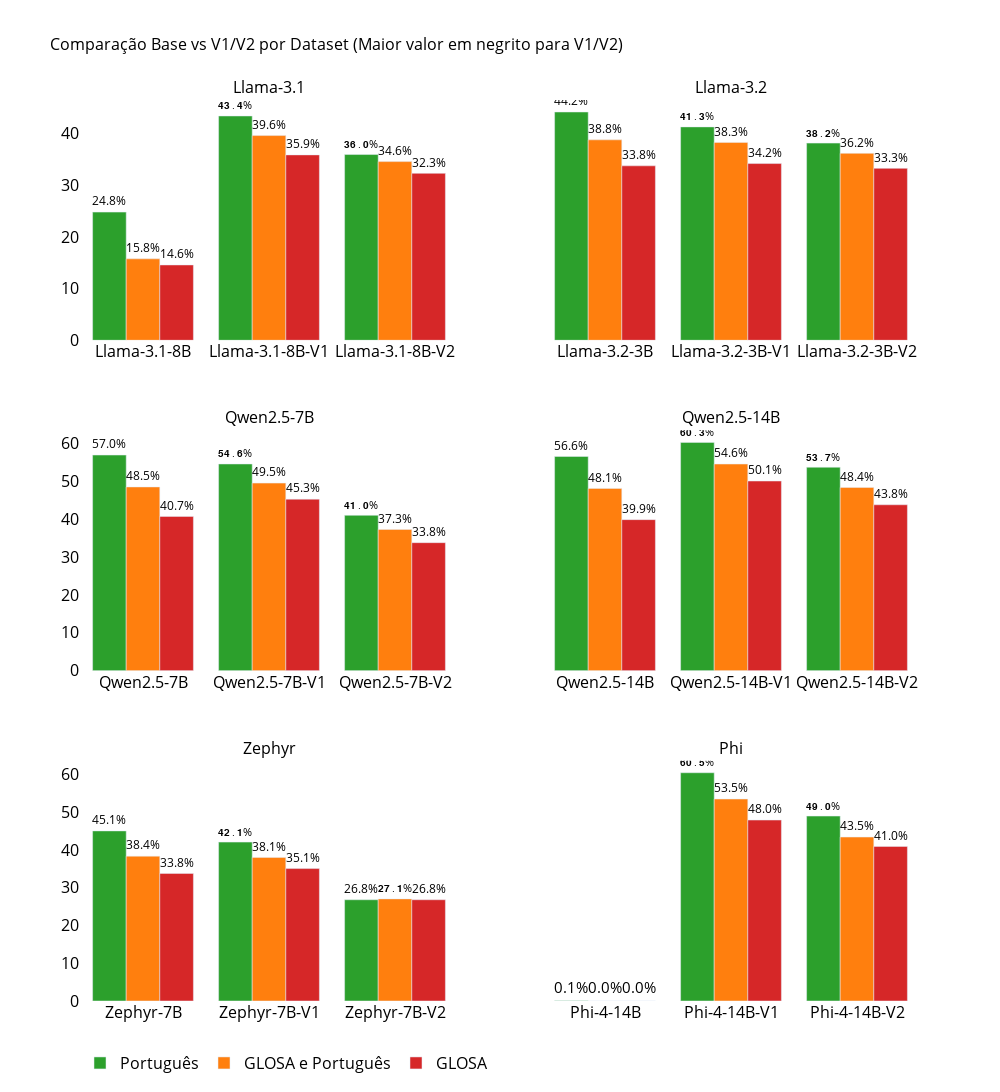

The code cell stored with this chart in its notebook:
### Markdown cell above
# Com Fine tune: V1 e V2

### Code cell
import pandas as pd
import plotly.graph_objects as go
from plotly.subplots import make_subplots

# === CONFIG ===
ordem_datasets = ["Português", "GLOSA e Português", "GLOSA"]
cores_datasets = {
    "Português": "#2ca02c",
    "GLOSA e Português": "#ff7f0e",
    "GLOSA": "#d62728"
}
familias = [
    "Llama-3.1",
    "Llama-3.2",
    "Qwen2.5-7B",
    "Qwen2.5-14B",
    "Zephyr",
    "Phi"
]

# === FUNÇÃO PARA TRANSFORMAR EM NEGRITO (UNICODE) ===
def bold_unicode(text):
    bold_nums = str.maketrans("0123456789.", "𝟬𝟭𝟮𝟯𝟰𝟱𝟲𝟳𝟴𝟵․")
    return text.translate(bold_nums)

# === SUBPLOTS ===
fig = make_subplots(
    rows=3, cols=2,
    subplot_titles=familias,
    shared_yaxes=True,
    vertical_spacing=0.1,
    horizontal_spacing=0.1
)

# Para controlar quais legendas já apareceram
legendas_adicionadas = set()

# === LOOP POR FAMÍLIA ===
for idx, familia in enumerate(familias):
    row = idx // 2 + 1
    col = idx % 2 + 1

    df_fam = df_result_final[
        (df_result_final["modelos"].str.startswith(familia)) &
        (df_result_final["dataset"].isin(ordem_datasets))
    ].copy()

    if df_fam.empty:
        continue

    df_grouped = df_fam.groupby(["modelos", "dataset"], as_index=False)["pct_acertos"].mean().fillna(0)
    modelos_ordenados = sorted(df_grouped["modelos"].unique())

    for modelo in modelos_ordenados:
        df_modelo = df_grouped[df_grouped["modelos"] == modelo]

        destaque = "-V1" in modelo or "-V2" in modelo
        valor_max = df_modelo["pct_acertos"].max() if destaque else None

        for dataset in ordem_datasets:
            df_ds = df_modelo[df_modelo["dataset"] == dataset]
            if df_ds.empty:
                continue

            valor = df_ds.iloc[0]["pct_acertos"]
            texto = f"{valor:.1f}%"
            if destaque and valor == valor_max:
                texto = bold_unicode(texto)

            # Só mostra legenda se for a 1ª vez que este dataset aparece
            showlegend = False if dataset in legendas_adicionadas else True
            legendas_adicionadas.add(dataset)

            fig.add_trace(
                go.Bar(
                    x=[modelo],
                    y=[valor],
                    name=dataset,
                    showlegend=showlegend,
                    marker_color=cores_datasets[dataset],
                    text=[texto],
                    textposition="outside",
                    textfont=dict(size=16),  # correto!
                    offsetgroup=dataset
                ),
                row=row, col=col
            )

    fig.update_xaxes(
        categoryorder="array",
        categoryarray=modelos_ordenados,
        tickangle=0,
        row=row, col=col
    )

# === LAYOUT FINAL ===
fig.update_layout(
    barmode="group",
    height=1300,
    width=1000,
    plot_bgcolor="white",
    paper_bgcolor="white",
    font=dict(color="black", size=16),
    legend=dict(
        orientation="h",
        yanchor="top",
        y=-0.05,
        xanchor="left",
        x=0,
        font=dict(size=16)
    ),
    title_text="Comparação Base vs V1/V2 por Dataset (Maior valor em negrito para V1/V2)",
    title_font=dict(size=16)
)

fig.show()

### Figure 1 — Plotly figure (JSON) as saved in the notebook; plotly's stock layout.template omitted (floating-point values rounded to 4 significant figures)
{"data": [{"marker": {"color": "#2ca02c"}, "name": "Português", "offsetgroup": "Português", "showlegend": true, "text": ["24.8%"], "textfont": {"size": 16}, "textposition": "outside", "type": "bar", "x": ["Llama-3.1-8B"], "xaxis": "x", "y": [24.81], "yaxis": "y"}, {"marker": {"color": "#ff7f0e"}, "name": "GLOSA e Português", "offsetgroup": "GLOSA e Português", "showlegend": true, "text": ["15.8%"], "textfont": {"size": 16}, "textposition": "outside", "type": "bar", "x": ["Llama-3.1-8B"], "xaxis": "x", "y": [15.76], "yaxis": "y"}, {"marker": {"color": "#d62728"}, "name": "GLOSA", "offsetgroup": "GLOSA", "showlegend": true, "text": ["14.6%"], "textfont": {"size": 16}, "textposition": "outside", "type": "bar", "x": ["Llama-3.1-8B"], "xaxis": "x", "y": [14.58], "yaxis": "y"}, {"marker": {"color": "#2ca02c"}, "name": "Português", "offsetgroup": "Português", "showlegend": false, "text": ["𝟰𝟯․𝟰%"], "textfont": {"size": 16}, "textposition": "outside", "type": "bar", "x": ["Llama-3.1-8B-V1"], "xaxis": "x", "y": [43.42], "yaxis": "y"}, {"marker": {"color": "#ff7f0e"}, "name": "GLOSA e Português", "offsetgroup": "GLOSA e Português", "showlegend": false, "text": ["39.6%"], "textfont": {"size": 16}, "textposition": "outside", "type": "bar", "x": ["Llama-3.1-8B-V1"], "xaxis": "x", "y": [39.63], "yaxis": "y"}, {"marker": {"color": "#d62728"}, "name": "GLOSA", "offsetgroup": "GLOSA", "showlegend": false, "text": ["35.9%"], "textfont": {"size": 16}, "textposition": "outside", "type": "bar", "x": ["Llama-3.1-8B-V1"], "xaxis": "x", "y": [35.89], "yaxis": "y"}, {"marker": {"color": "#2ca02c"}, "name": "Português", "offsetgroup": "Português", "showlegend": false, "text": ["𝟯𝟲․𝟬%"], "textfont": {"size": 16}, "textposition": "outside", "type": "bar", "x": ["Llama-3.1-8B-V2"], "xaxis": "x", "y": [35.96], "yaxis": "y"}, {"marker": {"color": "#ff7f0e"}, "name": "GLOSA e Português", "offsetgroup": "GLOSA e Português", "showlegend": false, "text": ["34.6%"], "textfont": {"size": 16}, "textposition": "outside", "type": "bar", "x": ["Llama-3.1-8B-V2"], "xaxis": "x", "y": [34.59], "yaxis": "y"}, {"marker": {"color": "#d62728"}, "name": "GLOSA", "offsetgroup": "GLOSA", "showlegend": false, "text": ["32.3%"], "textfont": {"size": 16}, "textposition": "outside", "type": "bar", "x": ["Llama-3.1-8B-V2"], "xaxis": "x", "y": [32.32], "yaxis": "y"}, {"marker": {"color": "#2ca02c"}, "name": "Português", "offsetgroup": "Português", "showlegend": false, "text": ["44.2%"], "textfont": {"size": 16}, "textposition": "outside", "type": "bar", "x": ["Llama-3.2-3B"], "xaxis": "x2", "y": [44.19], "yaxis": "y2"}, {"marker": {"color": "#ff7f0e"}, "name": "GLOSA e Português", "offsetgroup": "GLOSA e Português", "showlegend": false, "text": ["38.8%"], "textfont": {"size": 16}, "textposition": "outside", "type": "bar", "x": ["Llama-3.2-3B"], "xaxis": "x2", "y": [38.8], "yaxis": "y2"}, {"marker": {"color": "#d62728"}, "name": "GLOSA", "offsetgroup": "GLOSA", "showlegend": false, "text": ["33.8%"], "textfont": {"size": 16}, "textposition": "outside", "type": "bar", "x": ["Llama-3.2-3B"], "xaxis": "x2", "y": [33.77], "yaxis": "y2"}, {"marker": {"color": "#2ca02c"}, "name": "Português", "offsetgroup": "Português", "showlegend": false, "text": ["𝟰𝟭․𝟯%"], "textfont": {"size": 16}, "textposition": "outside", "type": "bar", "x": ["Llama-3.2-3B-V1"], "xaxis": "x2", "y": [41.31], "yaxis": "y2"}, {"marker": {"color": "#ff7f0e"}, "name": "GLOSA e Português", "offsetgroup": "GLOSA e Português", "showlegend": false, "text": ["38.3%"], "textfont": {"size": 16}, "textposition": "outside", "type": "bar", "x": ["Llama-3.2-3B-V1"], "xaxis": "x2", "y": [38.31], "yaxis": "y2"}, {"marker": {"color": "#d62728"}, "name": "GLOSA", "offsetgroup": "GLOSA", "showlegend": false, "text": ["34.2%"], "textfont": {"size": 16}, "textposition": "outside", "type": "bar", "x": ["Llama-3.2-3B-V1"], "xaxis": "x2", "y": [34.21], "yaxis": "y2"}, {"marker": {"color": "#2ca02c"}, "name": "Português", "offsetgroup": "Português", "showlegend": false, "text": ["𝟯𝟴․𝟮%"], "textfont": {"size": 16}, "textposition": "outside", "type": "bar", "x": ["Llama-3.2-3B-V2"], "xaxis": "x2", "y": [38.17], "yaxis": "y2"}, {"marker": {"color": "#ff7f0e"}, "name": "GLOSA e Português", "offsetgroup": "GLOSA e Português", "showlegend": false, "text": ["36.2%"], "textfont": {"size": 16}, "textposition": "outside", "type": "bar", "x": ["Llama-3.2-3B-V2"], "xaxis": "x2", "y": [36.19], "yaxis": "y2"}, {"marker": {"color": "#d62728"}, "name": "GLOSA", "offsetgroup": "GLOSA", "showlegend": false, "text": ["33.3%"], "textfont": {"size": 16}, "textposition": "outside", "type": "bar", "x": ["Llama-3.2-3B-V2"], "xaxis": "x2", "y": [33.28], "yaxis": "y2"}, {"marker": {"color": "#2ca02c"}, "name": "Português", "offsetgroup": "Português", "showlegend": false, "text": ["57.0%"], "textfont": {"size": 16}, "textposition": "outside", "type": "bar", "x": ["Qwen2.5-7B"], "xaxis": "x3", "y": [56.95], "yaxis": "y3"}, {"marker": {"color": "#ff7f0e"}, "name": "GLOSA e Português", "offsetgroup": "GLOSA e Português", "showlegend": false, "text": ["48.5%"], "textfont": {"size": 16}, "textposition": "outside", "type": "bar", "x": ["Qwen2.5-7B"], "xaxis": "x3", "y": [48.52], "yaxis": "y3"}, {"marker": {"color": "#d62728"}, "name": "GLOSA", "offsetgroup": "GLOSA", "showlegend": false, "text": ["40.7%"], "textfont": {"size": 16}, "textposition": "outside", "type": "bar", "x": ["Qwen2.5-7B"], "xaxis": "x3", "y": [40.74], "yaxis": "y3"}, {"marker": {"color": "#2ca02c"}, "name": "Português", "offsetgroup": "Português", "showlegend": false, "text": ["𝟱𝟰․𝟲%"], "textfont": {"size": 16}, "textposition": "outside", "type": "bar", "x": ["Qwen2.5-7B-V1"], "xaxis": "x3", "y": [54.59], "yaxis": "y3"}, {"marker": {"color": "#ff7f0e"}, "name": "GLOSA e Português", "offsetgroup": "GLOSA e Português", "showlegend": false, "text": ["49.5%"], "textfont": {"size": 16}, "textposition": "outside", "type": "bar", "x": ["Qwen2.5-7B-V1"], "xaxis": "x3", "y": [49.54], "yaxis": "y3"}, {"marker": {"color": "#d62728"}, "name": "GLOSA", "offsetgroup": "GLOSA", "showlegend": false, "text": ["45.3%"], "textfont": {"size": 16}, "textposition": "outside", "type": "bar", "x": ["Qwen2.5-7B-V1"], "xaxis": "x3", "y": [45.3], "yaxis": "y3"}, {"marker": {"color": "#2ca02c"}, "name": "Português", "offsetgroup": "Português", "showlegend": false, "text": ["𝟰𝟭․𝟬%"], "textfont": {"size": 16}, "textposition": "outside", "type": "bar", "x": ["Qwen2.5-7B-V2"], "xaxis": "x3", "y": [41.03], "yaxis": "y3"}, {"marker": {"color": "#ff7f0e"}, "name": "GLOSA e Português", "offsetgroup": "GLOSA e Português", "showlegend": false, "text": ["37.3%"], "textfont": {"size": 16}, "textposition": "outside", "type": "bar", "x": ["Qwen2.5-7B-V2"], "xaxis": "x3", "y": [37.3], "yaxis": "y3"}, {"marker": {"color": "#d62728"}, "name": "GLOSA", "offsetgroup": "GLOSA", "showlegend": false, "text": ["33.8%"], "textfont": {"size": 16}, "textposition": "outside", "type": "bar", "x": ["Qwen2.5-7B-V2"], "xaxis": "x3", "y": [33.81], "yaxis": "y3"}, {"marker": {"color": "#2ca02c"}, "name": "Português", "offsetgroup": "Português", "showlegend": false, "text": ["56.6%"], "textfont": {"size": 16}, "textposition": "outside", "type": "bar", "x": ["Qwen2.5-14B"], "xaxis": "x4", "y": [56.58], "yaxis": "y4"}, {"marker": {"color": "#ff7f0e"}, "name": "GLOSA e Português", "offsetgroup": "GLOSA e Português", "showlegend": false, "text": ["48.1%"], "textfont": {"size": 16}, "textposition": "outside", "type": "bar", "x": ["Qwen2.5-14B"], "xaxis": "x4", "y": [48.14], "yaxis": "y4"}, {"marker": {"color": "#d62728"}, "name": "GLOSA", "offsetgroup": "GLOSA", "showlegend": false, "text": ["39.9%"], "textfont": {"size": 16}, "textposition": "outside", "type": "bar", "x": ["Qwen2.5-14B"], "xaxis": "x4", "y": [39.89], "yaxis": "y4"}, {"marker": {"color": "#2ca02c"}, "name": "Português", "offsetgroup": "Português", "showlegend": false, "text": ["𝟲𝟬․𝟯%"], "textfont": {"size": 16}, "textposition": "outside", "type": "bar", "x": ["Qwen2.5-14B-V1"], "xaxis": "x4", "y": [60.3], "yaxis": "y4"}, {"marker": {"color": "#ff7f0e"}, "name": "GLOSA e Português", "offsetgroup": "GLOSA e Português", "showlegend": false, "text": ["54.6%"], "textfont": {"size": 16}, "textposition": "outside", "type": "bar", "x": ["Qwen2.5-14B-V1"], "xaxis": "x4", "y": [54.58], "yaxis": "y4"}, {"marker": {"color": "#d62728"}, "name": "GLOSA", "offsetgroup": "GLOSA", "showlegend": false, "text": ["50.1%"], "textfont": {"size": 16}, "textposition": "outside", "type": "bar", "x": ["Qwen2.5-14B-V1"], "xaxis": "x4", "y": [50.09], "yaxis": "y4"}, {"marker": {"color": "#2ca02c"}, "name": "Português", "offsetgroup": "Português", "showlegend": false, "text": ["𝟱𝟯․𝟳%"], "textfont": {"size": 16}, "textposition": "outside", "type": "bar", "x": ["Qwen2.5-14B-V2"], "xaxis": "x4", "y": [53.73], "yaxis": "y4"}, {"marker": {"color": "#ff7f0e"}, "name": "GLOSA e Português", "offsetgroup": "GLOSA e Português", "showlegend": false, "text": ["48.4%"], "textfont": {"size": 16}, "textposition": "outside", "type": "bar", "x": ["Qwen2.5-14B-V2"], "xaxis": "x4", "y": [48.39], "yaxis": "y4"}, {"marker": {"color": "#d62728"}, "name": "GLOSA", "offsetgroup": "GLOSA", "showlegend": false, "text": ["43.8%"], "textfont": {"size": 16}, "textposition": "outside", "type": "bar", "x": ["Qwen2.5-14B-V2"], "xaxis": "x4", "y": [43.82], "yaxis": "y4"}, {"marker": {"color": "#2ca02c"}, "name": "Português", "offsetgroup": "Português", "showlegend": false, "text": ["45.1%"], "textfont": {"size": 16}, "textposition": "outside", "type": "bar", "x": ["Zephyr-7B"], "xaxis": "x5", "y": [45.09], "yaxis": "y5"}, {"marker": {"color": "#ff7f0e"}, "name": "GLOSA e Português", "offsetgroup": "GLOSA e Português", "showlegend": false, "text": ["38.4%"], "textfont": {"size": 16}, "textposition": "outside", "type": "bar", "x": ["Zephyr-7B"], "xaxis": "x5", "y": [38.4], "yaxis": "y5"}, {"marker": {"color": "#d62728"}, "name": "GLOSA", "offsetgroup": "GLOSA", "showlegend": false, "text": ["33.8%"], "textfont": {"size": 16}, "textposition": "outside", "type": "bar", "x": ["Zephyr-7B"], "xaxis": "x5", "y": [33.82], "yaxis": "y5"}, {"marker": {"color": "#2ca02c"}, "name": "Português", "offsetgroup": "Português", "showlegend": false, "text": ["𝟰𝟮․𝟭%"], "textfont": {"size": 16}, "textposition": "outside", "type": "bar", "x": ["Zephyr-7B-V1"], "xaxis": "x5", "y": [42.12], "yaxis": "y5"}, {"marker": {"color": "#ff7f0e"}, "name": "GLOSA e Português", "offsetgroup": "GLOSA e Português", "showlegend": false, "text": ["38.1%"], "textfont": {"size": 16}, "textposition": "outside", "type": "bar", "x": ["Zephyr-7B-V1"], "xaxis": "x5", "y": [38.07], "yaxis": "y5"}, {"marker": {"color": "#d62728"}, "name": "GLOSA", "offsetgroup": "GLOSA", "showlegend": false, "text": ["35.1%"], "textfont": {"size": 16}, "textposition": "outside", "type": "bar", "x": ["Zephyr-7B-V1"], "xaxis": "x5", "y": [35.11], "yaxis": "y5"}, {"marker": {"color": "#2ca02c"}, "name": "Português", "offsetgroup": "Português", "showlegend": false, "text": ["26.8%"], "textfont": {"size": 16}, "textposition": "outside", "type": "bar", "x": ["Zephyr-7B-V2"], "xaxis": "x5", "y": [26.84], "yaxis": "y5"}, {"marker": {"color": "#ff7f0e"}, "name": "GLOSA e Português", "offsetgroup": "GLOSA e Português", "showlegend": false, "text": ["𝟮𝟳․𝟭%"], "textfont": {"size": 16}, "textposition": "outside", "type": "bar", "x": ["Zephyr-7B-V2"], "xaxis": "x5", "y": [27.07], "yaxis": "y5"}, {"marker": {"color": "#d62728"}, "name": "GLOSA", "offsetgroup": "GLOSA", "showlegend": false, "text": ["26.8%"], "textfont": {"size": 16}, "textposition": "outside", "type": "bar", "x": ["Zephyr-7B-V2"], "xaxis": "x5", "y": [26.84], "yaxis": "y5"}, {"marker": {"color": "#2ca02c"}, "name": "Português", "offsetgroup": "Português", "showlegend": false, "text": ["0.1%"], "textfont": {"size": 16}, "textposition": "outside", "type": "bar", "x": ["Phi-4-14B"], "xaxis": "x6", "y": [0.05], "yaxis": "y6"}, {"marker": {"color": "#ff7f0e"}, "name": "GLOSA e Português", "offsetgroup": "GLOSA e Português", "showlegend": false, "text": ["0.0%"], "textfont": {"size": 16}, "textposition": "outside", "type": "bar", "x": ["Phi-4-14B"], "xaxis": "x6", "y": [0.01], "yaxis": "y6"}, {"marker": {"color": "#d62728"}, "name": "GLOSA", "offsetgroup": "GLOSA", "showlegend": false, "text": ["0.0%"], "textfont": {"size": 16}, "textposition": "outside", "type": "bar", "x": ["Phi-4-14B"], "xaxis": "x6", "y": [0.01], "yaxis": "y6"}, {"marker": {"color": "#2ca02c"}, "name": "Português", "offsetgroup": "Português", "showlegend": false, "text": ["𝟲𝟬․𝟱%"], "textfont": {"size": 16}, "textposition": "outside", "type": "bar", "x": ["Phi-4-14B-V1"], "xaxis": "x6", "y": [60.51], "yaxis": "y6"}, {"marker": {"color": "#ff7f0e"}, "name": "GLOSA e Português", "offsetgroup": "GLOSA e Português", "showlegend": false, "text": ["53.5%"], "textfont": {"size": 16}, "textposition": "outside", "type": "bar", "x": ["Phi-4-14B-V1"], "xaxis": "x6", "y": [53.54], "yaxis": "y6"}, {"marker": {"color": "#d62728"}, "name": "GLOSA", "offsetgroup": "GLOSA", "showlegend": false, "text": ["48.0%"], "textfont": {"size": 16}, "textposition": "outside", "type": "bar", "x": ["Phi-4-14B-V1"], "xaxis": "x6", "y": [47.97], "yaxis": "y6"}, {"marker": {"color": "#2ca02c"}, "name": "Português", "offsetgroup": "Português", "showlegend": false, "text": ["𝟰𝟵․𝟬%"], "textfont": {"size": 16}, "textposition": "outside", "type": "bar", "x": ["Phi-4-14B-V2"], "xaxis": "x6", "y": [49.02], "yaxis": "y6"}, {"marker": {"color": "#ff7f0e"}, "name": "GLOSA e Português", "offsetgroup": "GLOSA e Português", "showlegend": false, "text": ["43.5%"], "textfont": {"size": 16}, "textposition": "outside", "type": "bar", "x": ["Phi-4-14B-V2"], "xaxis": "x6", "y": [43.46], "yaxis": "y6"}, {"marker": {"color": "#d62728"}, "name": "GLOSA", "offsetgroup": "GLOSA", "showlegend": false, "text": ["41.0%"], "textfont": {"size": 16}, "textposition": "outside", "type": "bar", "x": ["Phi-4-14B-V2"], "xaxis": "x6", "y": [40.98], "yaxis": "y6"}], "layout": {"annotations": [{"font": {"size": 16}, "showarrow": false, "text": "Llama-3.1", "x": 0.225, "xanchor": "center", "xref": "paper", "y": 1, "yanchor": "bottom", "yref": "paper"}, {"font": {"size": 16}, "showarrow": false, "text": "Llama-3.2", "x": 0.775, "xanchor": "center", "xref": "paper", "y": 1, "yanchor": "bottom", "yref": "paper"}, {"font": {"size": 16}, "showarrow": false, "text": "Qwen2.5-7B", "x": 0.225, "xanchor": "center", "xref": "paper", "y": 0.6333, "yanchor": "bottom", "yref": "paper"}, {"font": {"size": 16}, "showarrow": false, "text": "Qwen2.5-14B", "x": 0.775, "xanchor": "center", "xref": "paper", "y": 0.6333, "yanchor": "bottom", "yref": "paper"}, {"font": {"size": 16}, "showarrow": false, "text": "Zephyr", "x": 0.225, "xanchor": "center", "xref": "paper", "y": 0.2667, "yanchor": "bottom", "yref": "paper"}, {"font": {"size": 16}, "showarrow": false, "text": "Phi", "x": 0.775, "xanchor": "center", "xref": "paper", "y": 0.2667, "yanchor": "bottom", "yref": "paper"}], "barmode": "group", "font": {"color": "black", "size": 16}, "height": 1300, "legend": {"font": {"size": 16}, "orientation": "h", "x": 0, "xanchor": "left", "y": -0.05, "yanchor": "top"}, "paper_bgcolor": "white", "plot_bgcolor": "white", "title": {"font": {"size": 16}, "text": "Comparação Base vs V1/V2 por Dataset (Maior valor em negrito para V1/V2)"}, "width": 1000, "xaxis": {"anchor": "y", "categoryarray": ["Llama-3.1-8B", "Llama-3.1-8B-V1", "Llama-3.1-8B-V2"], "categoryorder": "array", "domain": [0, 0.45], "tickangle": 0}, "xaxis2": {"anchor": "y2", "categoryarray": ["Llama-3.2-3B", "Llama-3.2-3B-V1", "Llama-3.2-3B-V2"], "categoryorder": "array", "domain": [0.55, 1], "tickangle": 0}, "xaxis3": {"anchor": "y3", "categoryarray": ["Qwen2.5-7B", "Qwen2.5-7B-V1", "Qwen2.5-7B-V2"], "categoryorder": "array", "domain": [0, 0.45], "tickangle": 0}, "xaxis4": {"anchor": "y4", "categoryarray": ["Qwen2.5-14B", "Qwen2.5-14B-V1", "Qwen2.5-14B-V2"], "categoryorder": "array", "domain": [0.55, 1], "tickangle": 0}, "xaxis5": {"anchor": "y5", "categoryarray": ["Zephyr-7B", "Zephyr-7B-V1", "Zephyr-7B-V2"], "categoryorder": "array", "domain": [0, 0.45], "tickangle": 0}, "xaxis6": {"anchor": "y6", "categoryarray": ["Phi-4-14B", "Phi-4-14B-V1", "Phi-4-14B-V2"], "categoryorder": "array", "domain": [0.55, 1], "tickangle": 0}, "yaxis": {"anchor": "x", "domain": [0.7333, 1]}, "yaxis2": {"anchor": "x2", "domain": [0.7333, 1], "matches": "y", "showticklabels": false}, "yaxis3": {"anchor": "x3", "domain": [0.3667, 0.6333]}, "yaxis4": {"anchor": "x4", "domain": [0.3667, 0.6333], "matches": "y3", "showticklabels": false}, "yaxis5": {"anchor": "x5", "domain": [0, 0.2667]}, "yaxis6": {"anchor": "x6", "domain": [0, 0.2667], "matches": "y5", "showticklabels": false}}}
